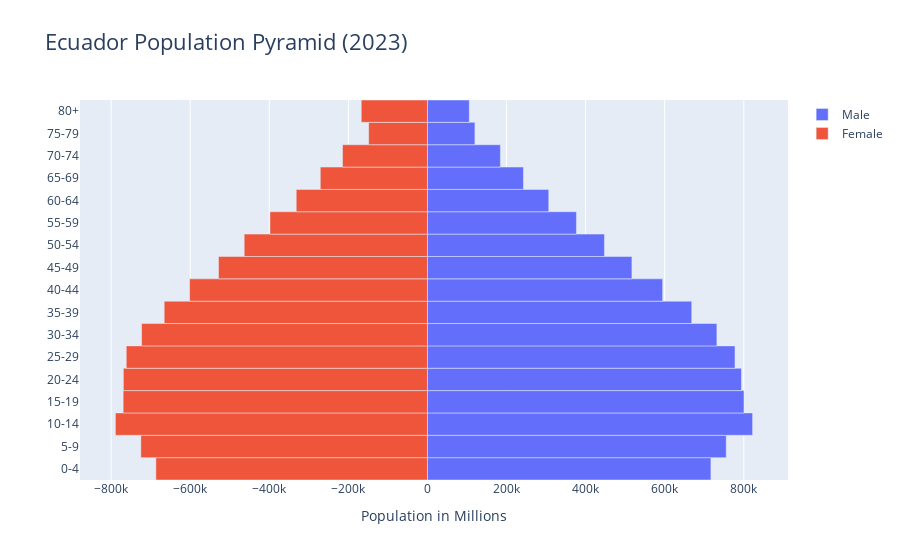

Write notebook code for a chart like this one.
### Code cell
population_pyramid(2023, "Ecuador")

### Figure 1 — Plotly figure (JSON) as saved in the notebook; plotly's stock layout.template omitted (floating-point values rounded to 4 significant figures)
{"data": [{"name": "Male", "orientation": "h", "type": "bar", "x": [716900.0, 755700.0, 822400.0, 800600.0, 794200.0, 777900.0, 732100.0, 668400.0, 594900.0, 517200.0, 447700.0, 376900.0, 306800.0, 242900.0, 184500.0, 120100.0, 105800.0], "y": ["0-4", "5-9", "10-14", "15-19", "20-24", "25-29", "30-34", "35-39", "40-44", "45-49", "50-54", "55-59", "60-64", "65-69", "70-74", "75-79", "80+"]}, {"name": "Female", "orientation": "h", "type": "bar", "x": [-686800.0, -724800.0, -789200.0, -769500.0, -769000.0, -761700.0, -722900.0, -665800.0, -601600.0, -528400.0, -463400.0, -398200.0, -331800.0, -271000.0, -214800.0, -148600.0, -167400.0], "y": ["0-4", "5-9", "10-14", "15-19", "20-24", "25-29", "30-34", "35-39", "40-44", "45-49", "50-54", "55-59", "60-64", "65-69", "70-74", "75-79", "80+"]}], "layout": {"bargap": 0, "bargroupgap": 0, "barmode": "relative", "title": {"font": {"size": 22}, "text": "Ecuador Population Pyramid (2023)"}, "xaxis": {"title": {"font": {"size": 14}, "text": "Population in Millions"}}}}
